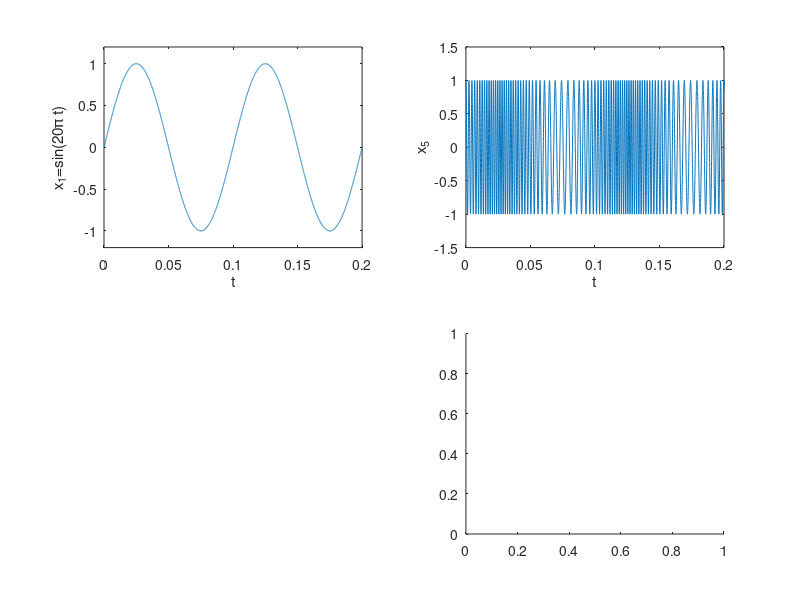

The MATLAB source for this figure: (Note: this script raises an error after producing the figure.)
set(0,'defaultfigurecolor','w');

Fs=44100;
dt=1.0/Fs;
T=1; N=T/dt;
t=[0:N-1]/N;

x1=sin(2*pi*10*t);
subplot(2,2,1);
plot(t,x1);
axis([0,0.2,-1.2,1.2]);
ylabel('x_1=sin(20\pi t)')
xlabel('t')

subplot(2,2,2)
x5=fmmod(x1,400,Fs,200);
plot(t,x5);
axis([0,0.2,-1.5,1.5]);
ylabel('x_5')
xlabel('t')


% figure
subplot(2,2,4)
% x6=ammod(x5,300,Fs,0,1);
x6=fmdemod(x5,400,Fs,200);
plot(t,x6);
axis([0,0.2,-1.5,1.5]);
ylabel('x_6')
xlabel('t')

